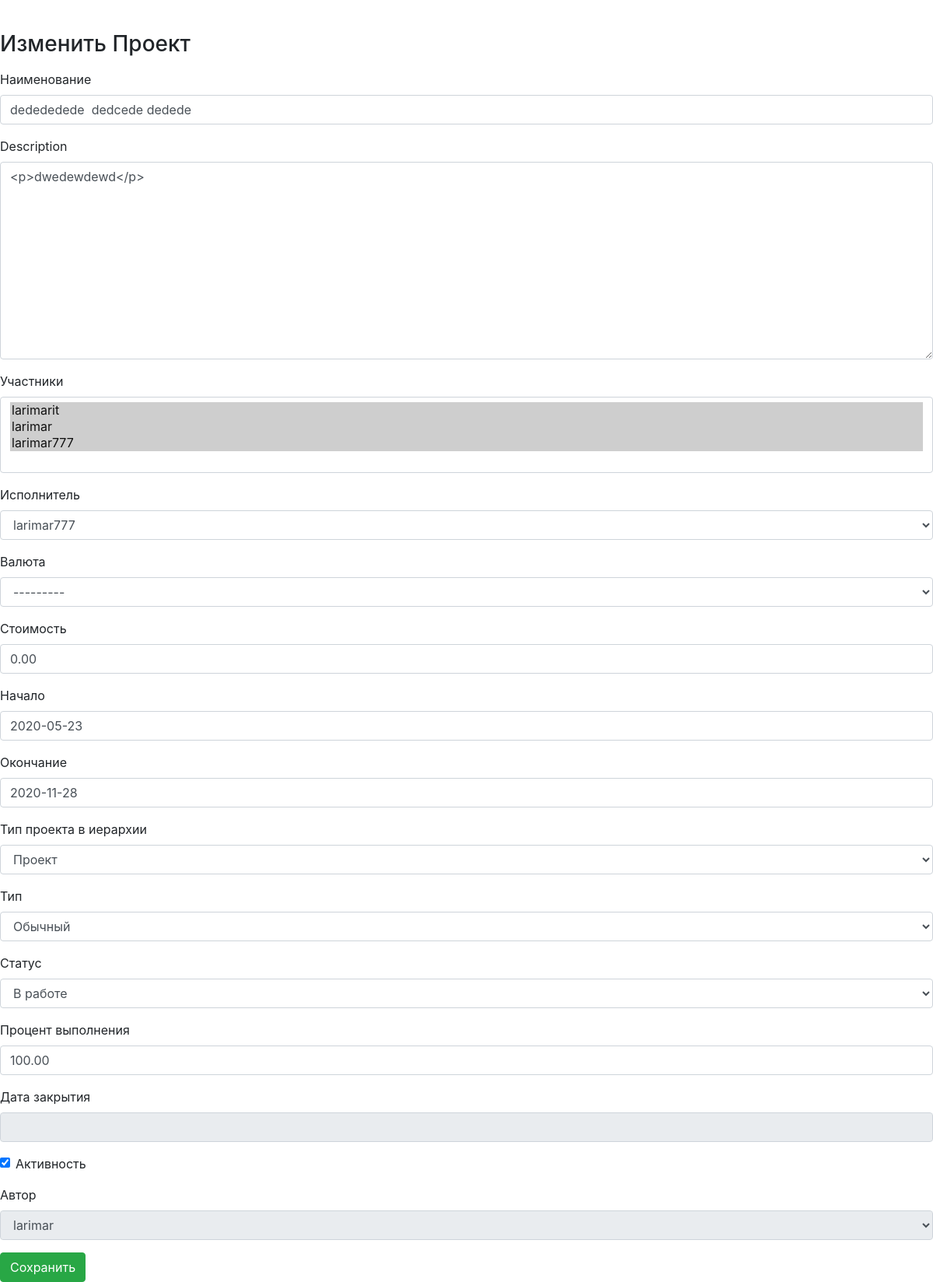
/projects/projects_list/project_update/19, run on an earlier commit of the app's database.
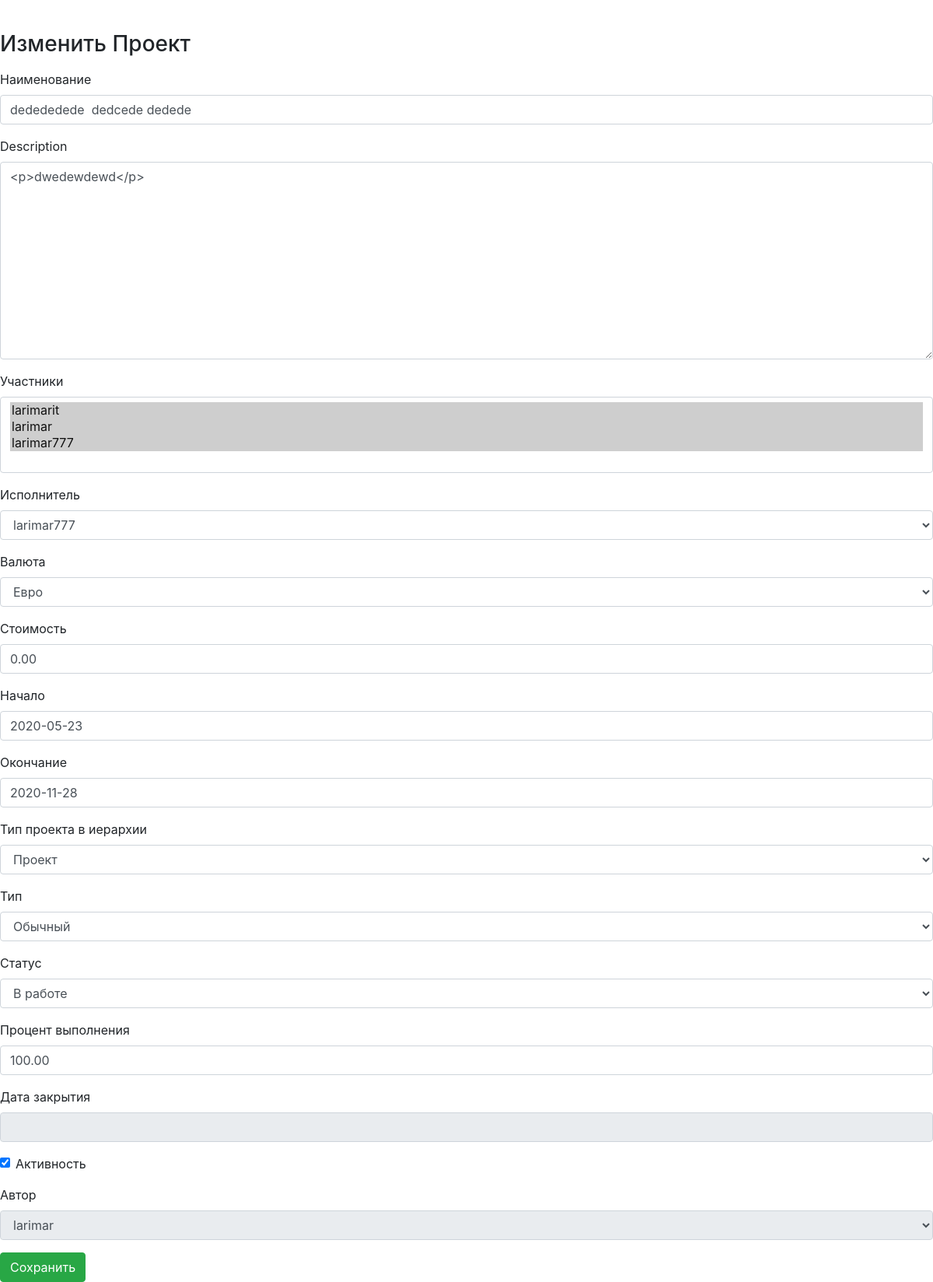
And on a later commit of the database.
### projects/models.py (models this page shows, shortened)
class Project(MPTTModel):
    name = models.CharField("Наименование", max_length=64)
    description = RichTextUploadingField("Описание")
    datebegin = models.DateField("Начало")
    dateend = models.DateField("Окончание")
    company = models.ForeignKey('companies.Company', on_delete=models.CASCADE, related_name='resultcompany', verbose_name="Компания")
    parent = TreeForeignKey('self', null=True, blank=True, limit_choices_to={'is_active':True}, on_delete=models.CASCADE, related_name='project_children', verbose_name="Проект верхнего уровня")
    assigner = models.ForeignKey('auth.User', on_delete=models.CASCADE, related_name='project_assigner', verbose_name="Исполнитель")
    currency = models.ForeignKey('finance.Dict_Currency', on_delete=models.CASCADE, related_name='resultcurrency', verbose_name="Валюта")
    cost = models.DecimalField("Стоимость", max_digits=12, decimal_places=2, default=0)
    percentage = models.DecimalField("Процент выполнения", max_digits=5, decimal_places=2, default=0)
    structure_type = models.ForeignKey('Dict_ProjectStructureType', limit_choices_to={'is_active':True}, on_delete=models.CASCADE, related_name='project_structure_type', verbose_name="Тип проекта в иерархии")
    type = models.ForeignKey('Dict_ProjectType', limit_choices_to={'is_active':True}, on_delete=models.CASCADE, related_name='project_type', verbose_name="Тип")
    status = models.ForeignKey('Dict_ProjectStatus', limit_choices_to={'is_active':True}, on_delete=models.CASCADE, related_name='project_status', verbose_name="Статус")
    datecreate = models.DateTimeField("Создан", auto_now_add=True)
    dateclose = models.DateTimeField("Дата закрытия", auto_now_add=False, blank=True, null=True)
    author = models.ForeignKey('auth.User', on_delete=models.CASCADE, related_name='project_author', verbose_name="Автор")
    members = models.ManyToManyField('auth.User', related_name='project_members', verbose_name="Участники")
    is_active = models.BooleanField("Активность", default=True)
    class MPTTMeta:
        order_insertion_by = ['name']
    class Meta:
        verbose_name = 'Проект'
        verbose_name_plural = 'Проекты'

class Dict_ProjectStructureType(models.Model):
    name = models.CharField("Наименование", max_length=64)
    sort = models.PositiveSmallIntegerField(default=1, blank=True, null=True)
    name_lang = models.CharField("Перевод", max_length=64, blank=True, null=True)
    is_active = models.BooleanField("Активность", default=True)
    class Meta:
        ordering = ('sort',)
        verbose_name = 'Тип проектов в иерархии'
        verbose_name_plural = 'Типы проектов в иерархии'
    def __str__(self):
        return (self.name)

class Dict_ProjectType(models.Model):
    name = models.CharField("Наименование", max_length=64)
    sort = models.PositiveSmallIntegerField(default=1, blank=True, null=True)
    name_lang = models.CharField("Перевод", max_length=64, blank=True, null=True)
    is_active = models.BooleanField("Активность", default=True)
    class Meta:
        ordering = ('sort',)
        verbose_name = 'Тип проекта'
        verbose_name_plural = 'Типы проектов'
    def __str__(self):
        return (self.name)

class Dict_ProjectStatus(models.Model):
    name = models.CharField("Наименование", max_length=64)
    sort = models.PositiveSmallIntegerField(default=1, blank=True, null=True)
    name_lang = models.CharField("Перевод", max_length=64, blank=True, null=True)
    is_close = models.BooleanField("Закрывает проект", default=False)
    is_active = models.BooleanField("Активность", default=True)
    class Meta:
        ordering = ('sort',)
        verbose_name = 'Статус проекта'
        verbose_name_plural = 'Статусы проектов'
    def __str__(self):
        return (self.name)

### finance/models.py (models this page shows)
class Dict_Currency(models.Model):
    code_char = models.CharField("Символьный код", max_length=3)
    code_num = models.CharField("Цифровой код", max_length=3)
    name = models.CharField("Наименование", max_length=64)
    shortname = models.CharField("Краткое наименование", blank=True, null=True, max_length=24)
    symbol = models.CharField("Символ", blank=True, null=True, max_length=1)
    sort = models.PositiveSmallIntegerField(default=1, blank=True, null=True)
    name_lang = models.CharField("Перевод", max_length=64, blank=True, null=True)
    is_active = models.BooleanField("Активность", default=True)
    class Meta:
        ordering = ('sort',)
        verbose_name = 'Вид валюты'
        verbose_name_plural = 'Виды валют'
    def __str__(self):
        return (self.name)

### projects/views.py (the view)
# urls.py: path('projects_list/project_update/<int:pk>', views.ProjectUpdate.as_view(), name = 'project_update'),
class ProjectUpdate(UpdateView):
    model = Project
    form_class = ProjectForm
    template_name = 'object_form.html'
    def get_context_data(self, **kwargs):
       context = super(ProjectUpdate, self).get_context_data(**kwargs)
       context['header'] = 'Изменить Проект'
       return context
    def get_form_kwargs(self):
       kwargs = super(ProjectUpdate, self).get_form_kwargs()
       kwargs.update({'user': self.request.user, 'action': 'update'})
       return kwargs

### templates/object_form.html (shortened to what this page needs)
{% extends 'base.html' %}
{% load bootstrap4 %}
{% block project %}
    <h3>{{ header }}</h3>
    <form class="mt-3" action="" method="post">{% csrf_token %}
        {% bootstrap_form form layout="horizontal" %}
        {% buttons %}
           <button class="btn btn-success" name="submit">Сохранить</button>
        {% endbuttons %}
    </form>
{% endblock %}

### templates/base.html (shortened to what this page needs)
<!DOCTYPE html>
<html lang="en">
    <head>
        {% load static %}
        <link rel="stylesheet" href="{% static 'css/base.css' %}">
        <link rel="stylesheet" href="{% static 'css/bootstrap.min.css' %}">
        <link rel="stylesheet" href="{% static 'css/hint.css' %}">
        <link rel="stylesheet" href="https://stackpath.bootstrapcdn.com/bootstrap/4.4.1/css/bootstrap.min.css">
        {% block head %}
            {% if user.is_authenticated %}
               <ul>{% load menubuilder %}{% menu main_menu %}
            {% else %}
               <ul>{% load menubuilder %}{% menu logout_menu %}
               </ul>
            {% endif %}
        {% endblock %}
    </head>
    <body>
        <br />
        <section id=content>
            {% block project %}
            {% endblock %}
        </section>
    </body>
</html>

### static/css/base.css (style rules this page uses)
body { font-family: 'Source Sans Pro', sans-serif; font-size: 18px; }
* { box-sizing: border-box; }

What changed in the data, as far as the page shows it:
changed Project "<p>dwedewdewd</p>": currency "---------" → "Евро"
